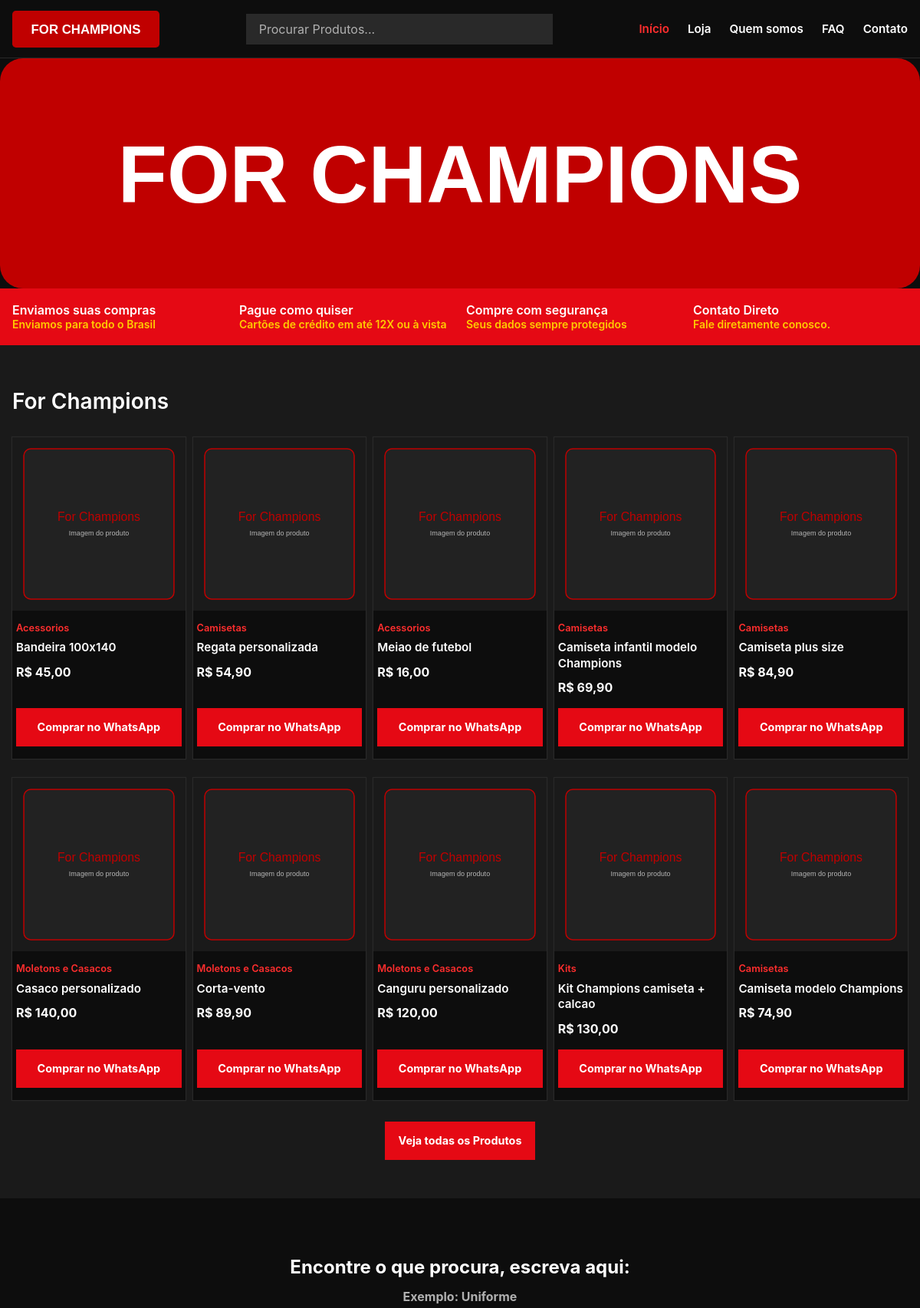
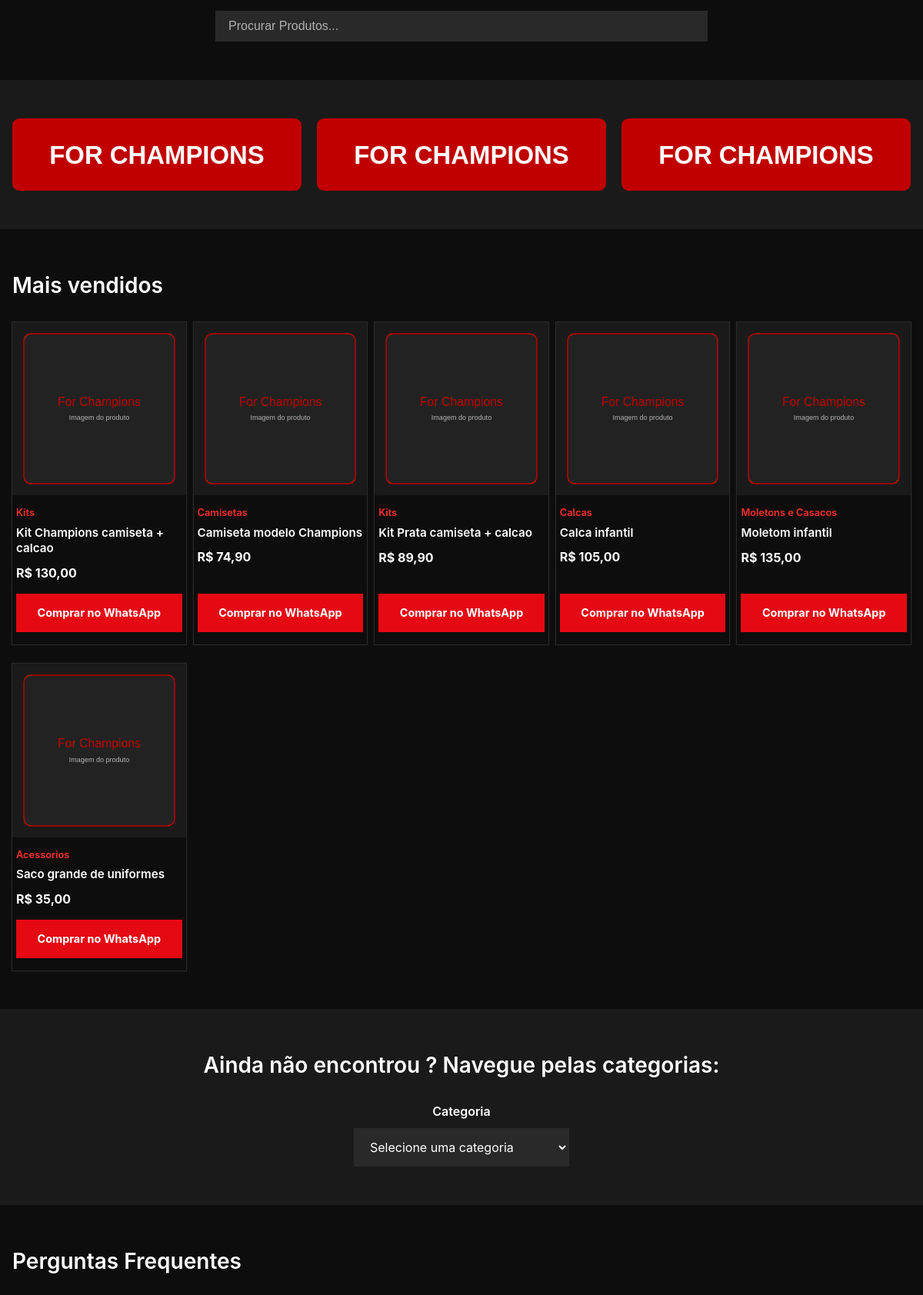
The page / (upper part) on the database its author committed (2 pictures, top to bottom).
### tables this page shows
CREATE TABLE IF NOT EXISTS products (
    id INT UNSIGNED AUTO_INCREMENT PRIMARY KEY,
    nome VARCHAR(180) NOT NULL,
    slug VARCHAR(180) NOT NULL UNIQUE,
    categoria VARCHAR(80) NOT NULL,
    preco DECIMAL(10,2) NOT NULL DEFAULT 0,
    descricao TEXT NOT NULL,
    imagem VARCHAR(255) DEFAULT NULL,
    destaque TINYINT(1) NOT NULL DEFAULT 0,
    ativo TINYINT(1) NOT NULL DEFAULT 1,
    ordem INT NOT NULL DEFAULT 0,
    created_at TIMESTAMP DEFAULT CURRENT_TIMESTAMP
);

### src/config.php (called while the page is built, shortened)
<?php
return [
    'db' => [
        'host' => getenv('DB_HOST') ?: 'db',
        'port' => (int) (getenv('DB_PORT') ?: 3306),
        'name' => getenv('DB_NAME') ?: 'forchampions',
        'user' => getenv('DB_USER') ?: 'fc_user',
        'pass' => getenv('DB_PASS') ?: 'fc_pass',
    ],
    'app' => [
        'url' => rtrim(getenv('APP_URL') ?: 'http://localhost:8081', '/'),
        'name' => 'For Champions',
        'email' => 'contato@forchampions.com.br',
        'timezone' => 'America/Sao_Paulo',
    ],
    'upload' => [
        'max_bytes' => 5 * 1024 * 1024,
        'allowed' => ['image/jpeg', 'image/png', 'image/webp', 'image/gif'],
    ],
];

### src/helpers.php (called while the page is built, shortened)
<?php
function appConfig(): array
{
    return require SRC_PATH . '/config.php';
}
function e(?string $value): string
{
    return htmlspecialchars($value ?? '', ENT_QUOTES, 'UTF-8');
}
function baseUrl(string $path = ''): string
{
    $base = appConfig()['app']['url'];
    $path = ltrim($path, '/');
    return $path === '' ? $base : $base . '/' . $path;
}
function assetUrl(string $path): string
{
    return baseUrl(ltrim($path, '/'));
}
function publicPath(string $path = ''): string
{
    $path = ltrim($path, '/');
    return $path === '' ? PUBLIC_PATH : PUBLIC_PATH . '/' . $path;
}
function formatPrice(float $price): string
{
    return 'R$ ' . number_format($price, 2, ',', '.');
}
function normalizePhoneWhatsApp(string $phone): string
{
    $digits = preg_replace('/\D+/', '', $phone) ?? '';
    if (!str_starts_with($digits, '55')) {
        $digits = '55' . $digits;
    }
    return $digits;
}
function whatsappLink(array $product, array $settings): string
{
    $phone = normalizePhoneWhatsApp($settings['whatsapp'] ?? '51991886097');
    $price = (float) ($product['preco'] ?? 0);
    if ($price > 0) {
        $message = "Olá! Vim pelo site For Champions e gostaria de comprar:\n\n"
            . '*' . $product['nome'] . "*\n"
            . 'Preço: ' . formatPrice($price) . "\n\n"
            . 'Pode me ajudar com tamanho e personalização?';
    } else {
        $message = 'Olá! Vim pelo site For Champions e gostaria de conhecer os produtos e fazer um pedido personalizado.';
    }
    return 'https://wa.me/' . $phone . '?text=' . rawurlencode($message);
}
function getProducts(bool $onlyActive = true, ?string $category = null, ?string $search = null): array
{
    $sql = 'SELECT * FROM products WHERE 1=1';
    $params = [];
    if ($onlyActive) {
        $sql .= ' AND ativo = 1';
    }
    $sql .= ' ORDER BY ordem ASC, nome ASC';
    $stmt = db()->prepare($sql);
    $stmt->execute($params);
    return $stmt->fetchAll();
}
function productImageUrl(?string $path): string
{
    if (!file_exists(publicPath($path))) {
        return assetUrl('assets/images/branding/placeholder-product.svg');
    }
    return assetUrl($path);
}

### src/db.php (called while the page is built, shortened)
<?php
function db(): PDO
{
    static $pdo = null;
    if ($pdo instanceof PDO) {
        return $pdo;
    }
    $config = appConfig()['db'];
    $dsn = sprintf(
        'mysql:host=%s;port=%d;dbname=%s;charset=utf8mb4',
        $config['host'],
        $config['port'],
        $config['name']
    );
    $pdo = new PDO($dsn, $config['user'], $config['pass'], [
        PDO::ATTR_ERRMODE => PDO::ERRMODE_EXCEPTION,
        PDO::ATTR_DEFAULT_FETCH_MODE => PDO::FETCH_ASSOC,
        PDO::MYSQL_ATTR_INIT_COMMAND => 'SET NAMES utf8mb4 COLLATE utf8mb4_unicode_ci',
    ]);
    return $pdo;
}

### src/views/site.php (the view, shortened to what this page needs)
<?php
function renderHeader(string $title, array $settings, string $active = ''): void
{
    $logo = file_exists(publicPath('assets/images/branding/logo.png'))
        ? assetUrl('assets/images/branding/logo.png')
        : assetUrl('assets/images/branding/logo.svg');
    ?>
<!DOCTYPE html>
<html lang="pt-BR">
<head>
    <link rel="stylesheet" href="<?= assetUrl('assets/css/style.css') ?>">
</head>
<body>
<header class="site-header">
    <div class="container header-inner">
        <a href="<?= baseUrl() ?>" class="logo">
            <img src="<?= e($logo) ?>" alt="For Champions">
        </a>
        <form class="header-search" action="<?= baseUrl('loja.php') ?>" method="get" role="search">
            <input type="search" name="q" placeholder="Procurar Produtos..." aria-label="Procurar produtos">
        </form>
        <nav class="main-nav" data-main-nav>
            <a href="<?= baseUrl() ?>" class="<?= $active === 'home' ? 'is-active' : '' ?>">Início</a>
            <a href="<?= baseUrl('loja.php') ?>" class="<?= $active === 'loja' ? 'is-active' : '' ?>">Loja</a>
            <a href="<?= baseUrl('pagina.php?slug=quem-somos') ?>" class="<?= $active === 'quem-somos' ? 'is-active' : '' ?>">Quem somos</a>
            <a href="<?= baseUrl() ?>#faq">FAQ</a>
            <a href="<?= baseUrl('pagina.php?slug=contato') ?>" class="<?= $active === 'contato' ? 'is-active' : '' ?>">Contato</a>
        </nav>
    </div>
</header>
<main>
<?php
}
function renderFooter(array $settings): void
{
    ?>
</main>
</body>
</html>
<?php
}
function renderProductCard(array $product, array $settings): void
{
    $waLink = whatsappLink($product, $settings);
    ?>
<article class="product-card" data-product-card data-name="<?= e(strtolower($product['nome'])) ?>" data-category="<?= e(strtolower($product['categoria'])) ?>">
    <a href="<?= baseUrl('produto.php?slug=' . urlencode($product['slug'])) ?>" class="product-image-link">
        <img src="<?= e(productImageUrl($product['imagem'])) ?>" alt="<?= e($product['nome']) ?>" loading="lazy">
    </a>
    <div class="product-body">
        <span class="product-category"><?= e($product['categoria']) ?></span>
        <h3><a href="<?= baseUrl('produto.php?slug=' . urlencode($product['slug'])) ?>"><?= e($product['nome']) ?></a></h3>
        <p class="product-price"><?= e(formatPrice((float) $product['preco'])) ?></p>
        <div class="product-actions">
            <a href="<?= e($waLink) ?>" class="btn btn-primary" target="_blank" rel="noopener">Comprar no WhatsApp</a>
        </div>
    </div>
</article>
<?php
}

### public/index.php (shortened to what this page needs)
<?php
$settings = getSettings();
$products = getProducts(true);
$showcaseProducts = array_slice($products, 0, 10);
$bestSellers = array_values(array_filter($products, static fn(array $p): bool => (int) $p['destaque'] === 1));
$bestSellers = array_slice($bestSellers, 0, 10);
function bannerUrl(string $relative): string
{
    return file_exists(publicPath($relative))
        ? assetUrl($relative)
        : assetUrl('assets/images/branding/logo.svg');
}
renderHeader('Home', $settings, 'home');
?>
<section class="home-banner" id="inicio">
    <img src="<?= e(bannerUrl('assets/images/branding/banner-home.jpg')) ?>" alt="For Champions Banner">
</section>
<section class="benefits-bar esconder_mobile">
    <div class="container benefits-grid">
        <div class="benefit-item">
            <strong>Enviamos suas compras</strong>
            <span>Enviamos para todo o Brasil</span>
        </div>
        <div class="benefit-item">
            <strong>Pague como quiser</strong>
            <span>Cartões de crédito em até 12X ou à vista</span>
        </div>
        <div class="benefit-item">
            <strong>Compre com segurança</strong>
            <span>Seus dados sempre protegidos</span>
        </div>
        <div class="benefit-item">
            <strong>Contato Direto</strong>
            <span>Fale diretamente conosco.</span>
        </div>
    </div>
</section>
<section class="section section-alt" id="produtos">
    <div class="container">
        <div class="section-head">
            <h2>For Champions</h2>
        </div>
        <div class="product-grid product-grid-5" id="product-grid">
            <?php foreach ($showcaseProducts as $product): ?>
                <?php renderProductCard($product, $settings); ?>
            <?php endforeach; ?>
        </div>
        <div class="section-cta">
            <a class="btn btn-primary" href="<?= baseUrl('loja.php') ?>">Veja todas os Produtos</a>
        </div>
    </div>
</section>
<section class="section search-section" id="busca">
    <div class="container search-box">
        <h2>Encontre o que procura, escreva aqui:</h2>
        <p class="search-example"><strong>Exemplo: Uniforme</strong></p>
        <form action="<?= baseUrl('loja.php') ?>" method="get">
            <input type="search" name="q" id="product-search" placeholder="Procurar Produtos..." aria-label="Buscar produtos">
        </form>
    </div>
</section>
<section class="section section-alt banners-section">
    <div class="container banner-grid">
        <div class="banner-card">
            <img src="<?= e(bannerUrl('assets/images/branding/promo-champions.jpg')) ?>" alt="Promocao Champions" loading="lazy">
        </div>
        <div class="banner-card">
            <img src="<?= e(bannerUrl('assets/images/branding/promo-1.jpg')) ?>" alt="Promocao For Champions" loading="lazy">
        </div>
        <div class="banner-card">
            <img src="<?= e(bannerUrl('assets/images/branding/promo-2.jpg')) ?>" alt="Promocao For Champions" loading="lazy">
        </div>
    </div>
</section>
<section class="section" id="mais-vendidos">
    <div class="container">
        <div class="section-head">
            <h2>Mais vendidos</h2>
        </div>
        <div class="product-grid product-grid-5">
            <?php foreach ($bestSellers as $product): ?>
                <?php renderProductCard($product, $settings); ?>
            <?php endforeach; ?>
        </div>
    </div>
</section>
<section class="section section-alt" id="categorias">
    <div class="container">
        <div class="section-head section-head-center">
            <h2>Ainda não encontrou ? Navegue pelas categorias:</h2>
        </div>
        <div class="category-filter category-filter-center">
            <label for="category-select">Categoria</label>
            <select id="category-select" data-category-redirect>
                <option value="">Selecione uma categoria</option>
            </select>
        </div>
    </div>
</section>
<section class="section faq-section" id="faq">
    <div class="container">
        <div class="section-head">
            <h2>Perguntas Frequentes</h2>
        </div>
    </div>
</section>
<?php renderFooter($settings); ?>

### rows shown on the page
products: categoria "Acessorios", nome "Bandeira 100x140", preco "R$ 45,00"
products: categoria "Camisetas", nome "Regata personalizada", preco "R$ 54,90"
products: categoria "Acessorios", nome "Meiao de futebol", preco "R$ 16,00"
products: categoria "Camisetas", nome "Camiseta infantil modelo Champions", preco "R$ 69,90"
products: categoria "Camisetas", nome "Camiseta plus size", preco "R$ 84,90"
products: categoria "Moletons e Casacos", nome "Casaco personalizado", preco "R$ 140,00"
products: categoria "Moletons e Casacos", nome "Corta-vento", preco "R$ 89,90"
products: categoria "Moletons e Casacos", nome "Canguru personalizado", preco "R$ 120,00"
products: categoria "Kits", nome "Kit Champions camiseta + calcao", preco "R$ 130,00"
products: categoria "Camisetas", nome "Camiseta modelo Champions", preco "R$ 74,90"
products: categoria "Kits", nome "Kit Prata camiseta + calcao", preco "R$ 89,90"
products: categoria "Calcas", nome "Calca infantil", preco "R$ 105,00"
products: categoria "Moletons e Casacos", nome "Moletom infantil", preco "R$ 135,00"
products: categoria "Acessorios", nome "Saco grande de uniformes", preco "R$ 35,00"
